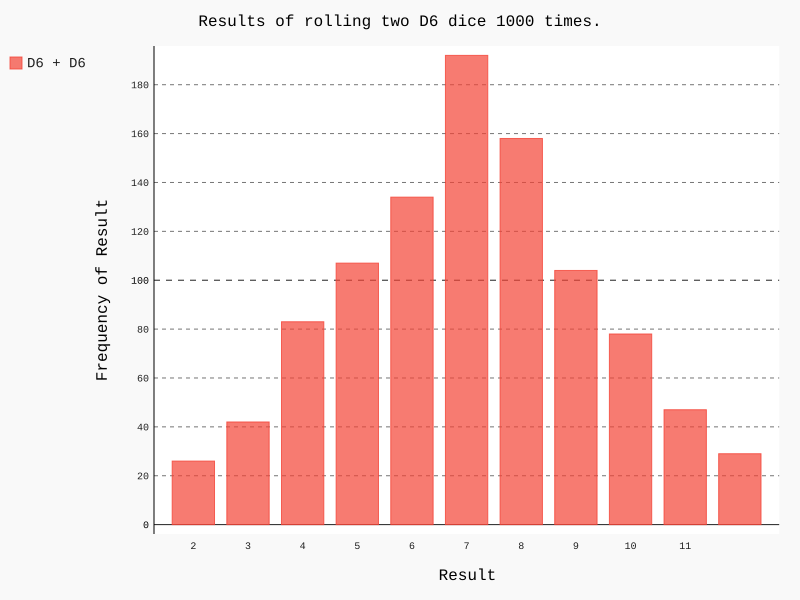

Reproduce this figure in Python.
import pygal

from die import Die

# Create two D6 dice.
die_1 = Die()
die_2 = Die()

# Make some rolls, and store results in a list.
results = []
for roll_num in range(1000):
    result = die_1.roll() + die_2.roll()
    results.append(result)
    
# Analyze the results.
frequencies = []
max_result = die_1.num_sides + die_2.num_sides
for value in range(2, max_result+1):
    frequency = results.count(value)
    frequencies.append(frequency)
    
# Visualize the results.
hist = pygal.Bar()

hist.title = "Results of rolling two D6 dice 1000 times."
hist.x_labels = [x for x in range(2, 12)]
hist.x_title = "Result"
hist.y_title = "Frequency of Result"

hist.add('D6 + D6', frequencies)
hist.render_to_file('dice_visual.svg')
